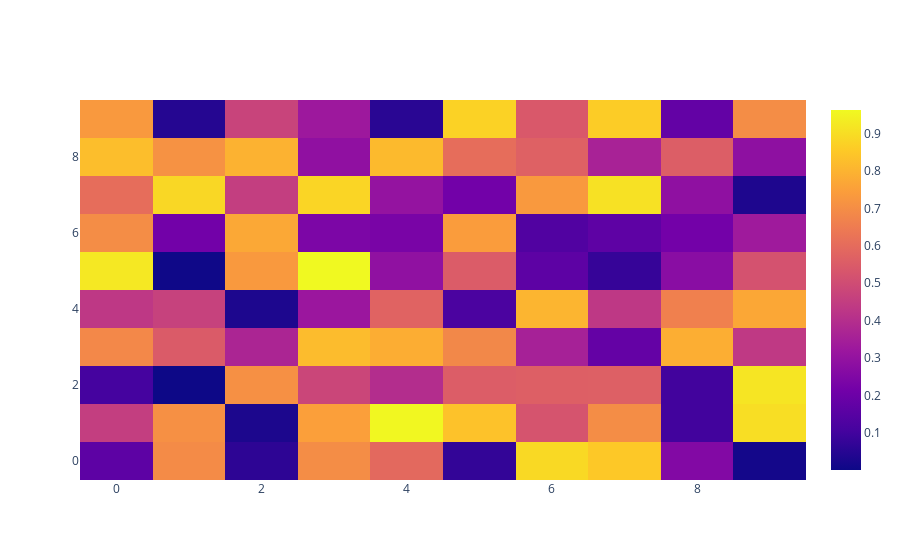

Write notebook code for a chart like this one.
### Markdown cell above
- HeatMaps in Plotly

### Code cell
# using 10*10 random data using numpy
data=rand_data=np.random.rand(10,10)

# heatmap plot
heatmap = go.Heatmap(z=data)
fig= go.Figure(data=[heatmap])
fig.show()
